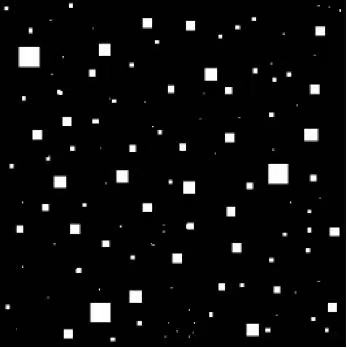
#> input picture img2.jpg, 347 x 348 px
$ python DIP3.py
#> lines starting #> are read from the running program, lines starting #| are printed output that depends on the picture
import cv2 as cv
import random
import numpy as np

# 腐蚀图像
def erode_image(origin_img):
    # origin_img = cv.imread(img_path)

    # gray_img = cv.cvtColor(origin_img, cv.COLOR_BGRGRAY)
    b, g, r = cv.split(origin_img);

    # OpenCV定义的结构元素

    kernel = cv.getStructuringElement(cv.MORPH_RECT, (3, 3))

    # 腐蚀图像

    eroded_b = cv.erode(b, kernel)
    eroded_g = cv.erode(g, kernel)
    eroded_r = cv.erode(r, kernel)

    # 显示腐蚀后的图像
    eroded = cv.merge([eroded_b,eroded_g,eroded_r])

    # cv.imshow('Erode', eroded)
    return eroded


# 膨胀图像
def dilate_image(origin_img):
    # origin_img = cv.imread(img_path)

    # gray_img = cv.cvtColor(origin_img, cv.COLOR_BGRGRAY)
    b,g,r=cv.split(origin_img);
    # OpenCV定义的结构元素

    kernel = cv.getStructuringElement(cv.MORPH_RECT, (3, 3))

    # 膨胀图像

    dilated_b = cv.dilate(b, kernel)
    dilated_g = cv.dilate(g, kernel)
    dilated_r = cv.dilate(r, kernel)

    img_dilated=cv.merge([dilated_b, dilated_g, dilated_r])

    # 显示膨胀后的图像

    # cv.imshow('Dilate', img_dilated)
    return img_dilated


# 添加矩形噪声function(), prob:噪声比例
def rect_noise(image, prob):
    output = np.zeros(image.shape, np.uint8)
    thres = 1 - prob
    for i in range(image.shape[0]):
        for j in range(image.shape[1]):
            rdn = random.random()
            if rdn < prob:
                output[i][j] = 0
            elif rdn > thres:
                output[i][j] = 255
            else:
                output[i][j] = image[i][j]
    return output

# 读取图片
img = cv.imread("img2.jpg")
#> img is the input picture: shape (348, 347, 3); min 0, max 255, mean 13.3
# #保存图片
# cv.imwrite("images\\4_original_image.jpg", img)

# 添加椒盐噪声，噪声比例为 0.01
img_pepper = rect_noise(img, prob=0.01)
#> after the loop in rect_noise, `for i in range(image.shape[0]):`:
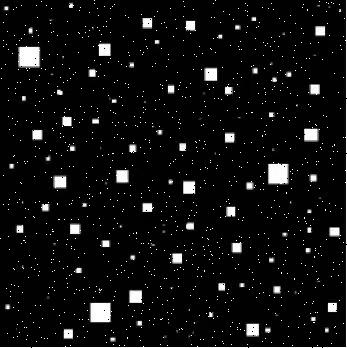
#> output: shape (348, 347, 3); min 0, max 255, mean 15.6
# 添加椒盐噪声后图像
cv.imshow("add salt_pepper", img_pepper)
# #保存图片
# cv.imwrite("images\\4_pepper_image.jpg", img_pepper)

# 腐蚀操作
# dilate_image1 = dilate_image(img)
erode_image1 = erode_image(img)
#> in erode_image, `eroded_b = cv.erode(b, kernel)`:
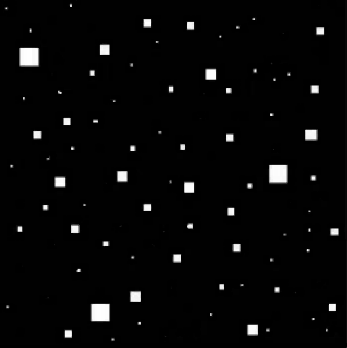
#> eroded_b: shape (348, 347); min 0, max 255, mean 7.2
# dilate_image2 = dilate_image(dilate_image1)
# dilate_image3 = dilate_image(dilate_image2)
erode_image2 = erode_image(erode_image1)
#> in erode_image (call 2), `eroded_b = cv.erode(b, kernel)`:
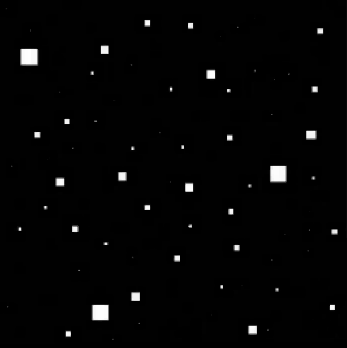
#> eroded_b: shape (348, 347); min 0, max 255, mean 4.5
erode_image3 = erode_image(erode_image2)
erode_image4 = erode_image(erode_image3)

# cv.imshow('Lastdilate', dilate_image3)
cv.imshow('Lasteroded1', erode_image1)
cv.imshow('Lasteroded2', erode_image2)
cv.imshow('Lasteroded3', erode_image3)
cv.imshow('Lasteroded4', erode_image4)

d1= dilate_image(erode_image4)
d2= dilate_image(d1)
d3= dilate_image(d2)
d4= dilate_image(d3)
#> in dilate_image (call 4), `dilated_b = cv.dilate(b, kernel)`:
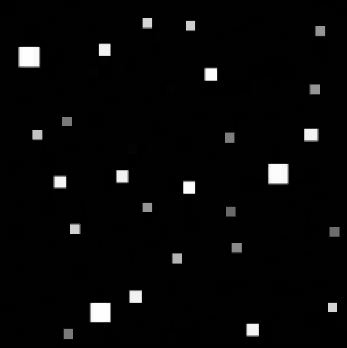
#> dilated_b: shape (348, 347); min 0, max 254, mean 7.6

cv.imshow('res', d4)


# cv.imshow(erode);


cv.waitKey(0)

cv.destroyAllWindows()
